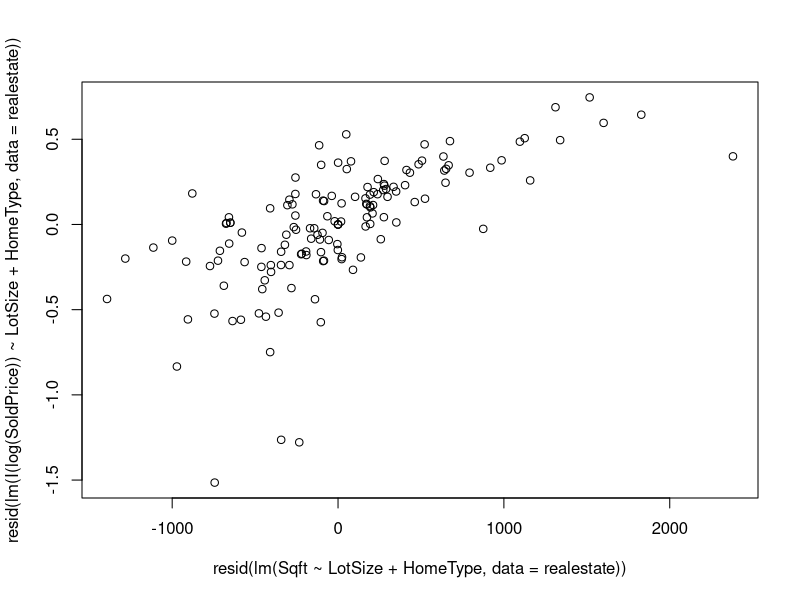
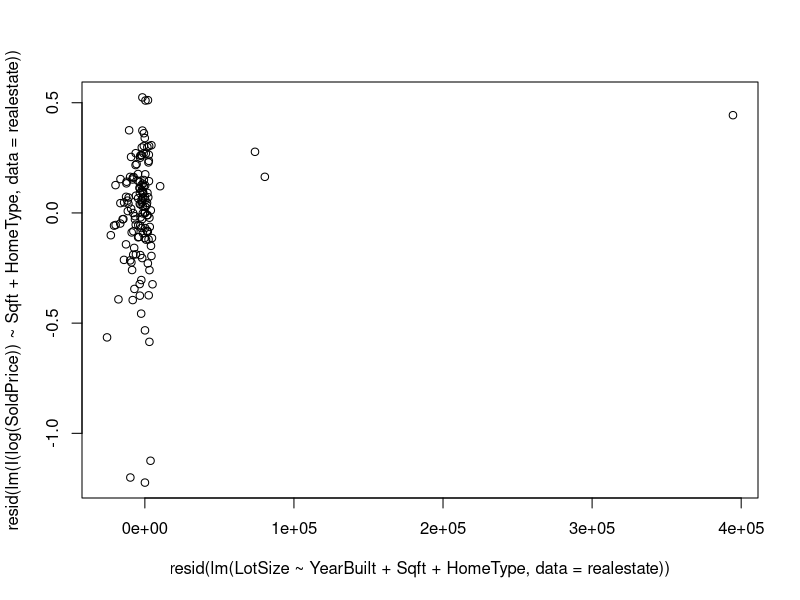
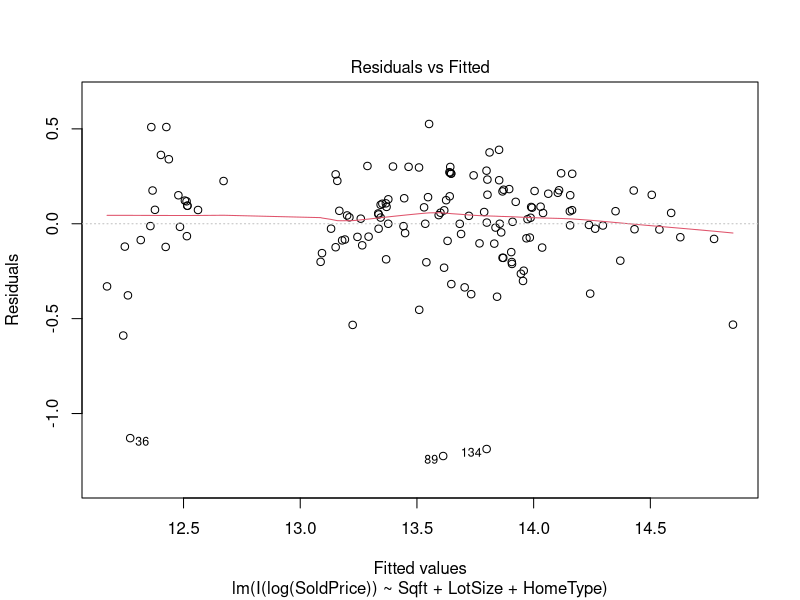
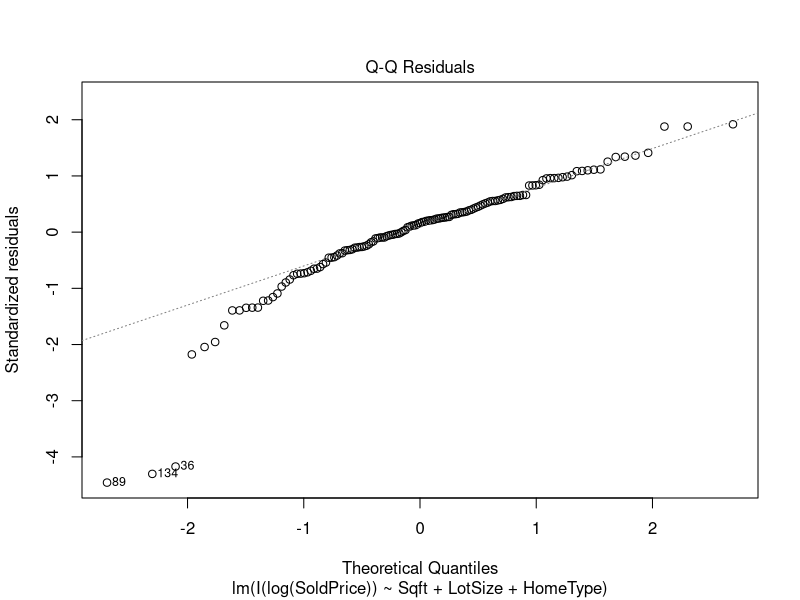
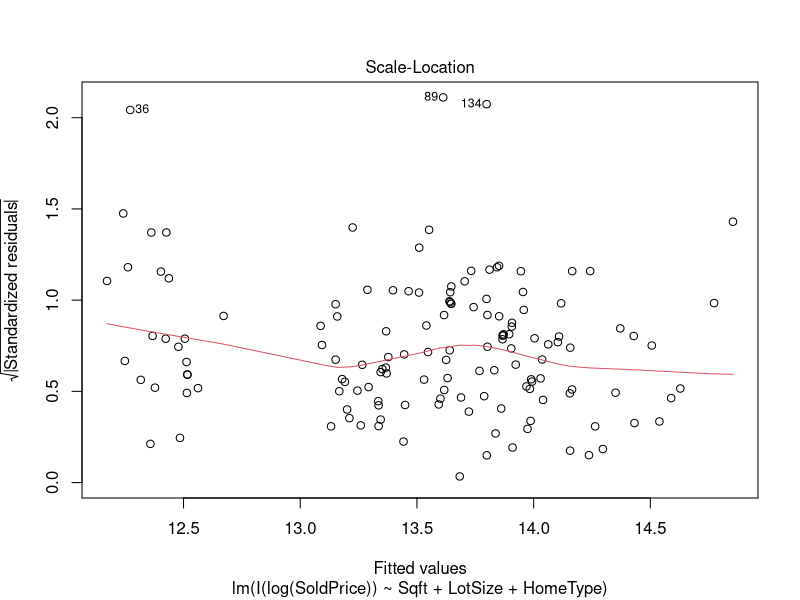
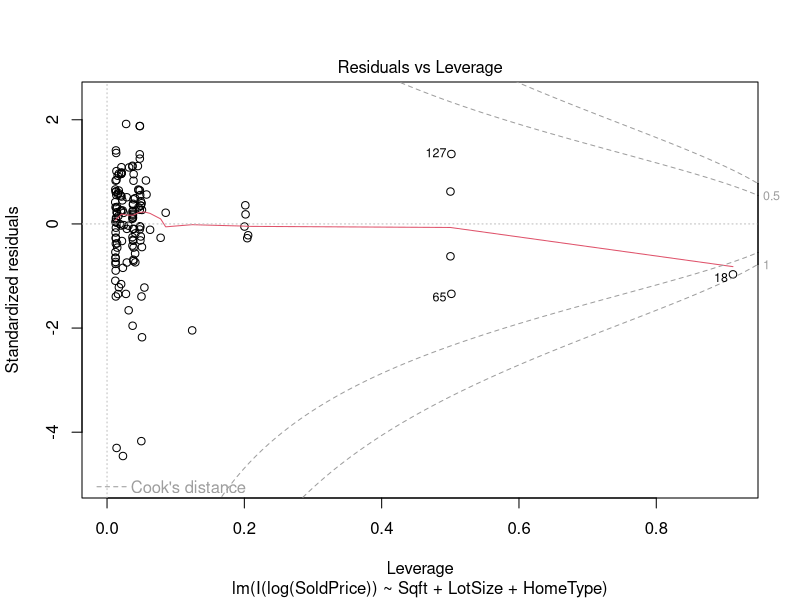
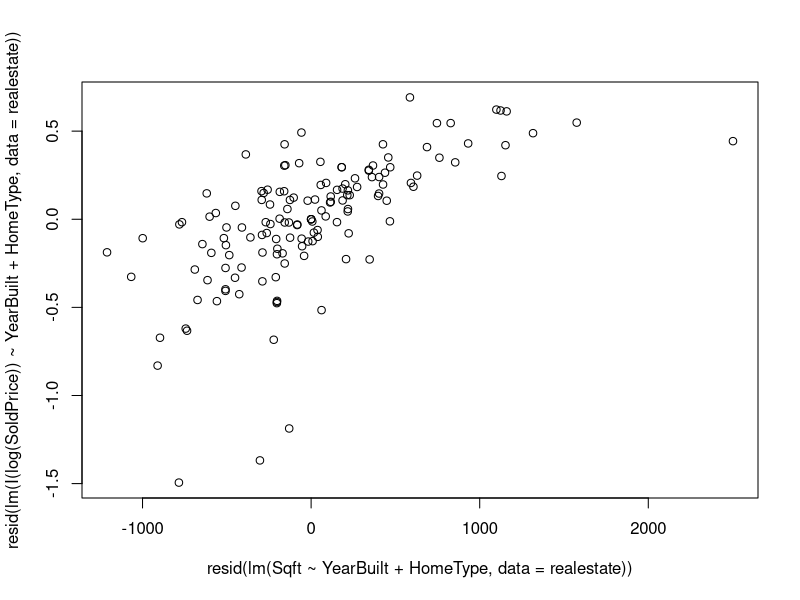
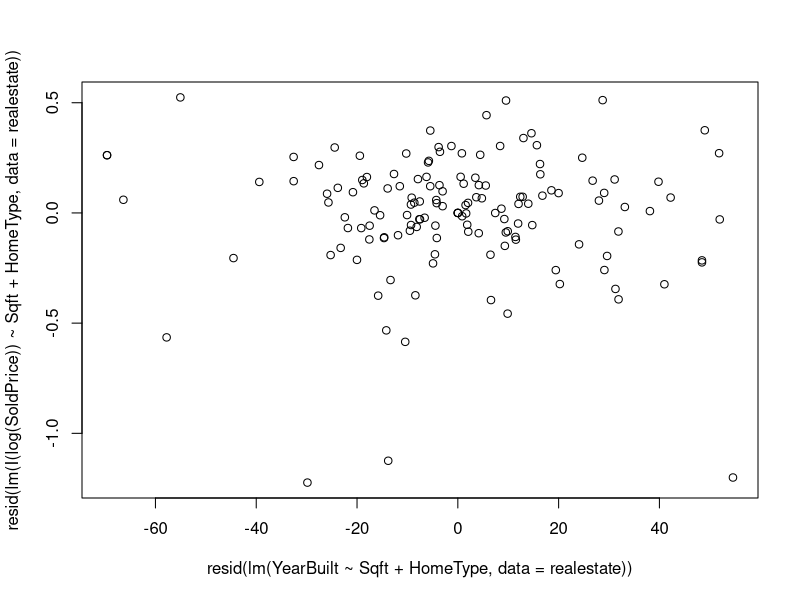

Recreate these plots in R, in order.
## ---- chunk 1
knitr::opts_chunk$set(echo = TRUE)
## ---- chunk 2
library(tidyverse)
library(readxl)
library(leaps)
library(car)
## ---- chunk 3
realestate <- read_excel("SLO_Real_Estate_Feb-Apr2022.xlsx")
## ---- chunk 4
full.model <- lm(SoldPrice~., data = realestate)
summary(full.model)
## ---- chunk 5
best.sub <- summary(regsubsets(formula(full.model), data=realestate, method = "exhaustive", nbest = 2))

## ---- chunk 6
n = nrow(realestate) #sample size
p<-c(2,2,3,3,4,4,5,5,6,6,7,7,8,8,9,9) #number of coeffs ***SEE REMARK BELOW***

#Compute and Store Quantities of interest (SSE,s,Rsq,AIC,BIC,Cp)
SSE<-best.sub$rss             #SSE 
s<-sqrt(SSE/(n-p))            #s
Rsq<-best.sub$rsq             #R-squared 
Rsq.adj<-best.sub$adjr2       #R-squared adjusted
BIC<-n*log(SSE/n) + p*log(n)  #BIC
AIC<- n*log(SSE/n) + 2*p      #AIC
Cp<-best.sub$cp               #Mallow's Cp
bs<- data.frame(best.sub$outmat, p=p, Cp, AIC, BIC, Rsq, Rsq.adj, s)
## ---- chunk 7
bs %>%
  arrange(BIC)
## ---- chunk 8
fit.one <- lm(I(log(SoldPrice))~Sqft+LotSize+HomeType, data = realestate)

summary(fit.one)
## ---- chunk 9
realestate %>%
  arrange(desc(LotSize)) %>%
  filter()
## ---- chunk 10
plot(resid(lm(I(log(SoldPrice))~LotSize + HomeType, data = realestate))~resid(lm(Sqft ~ LotSize + HomeType, data = realestate)))
## ---- chunk 11
plot(resid(lm(I(log(SoldPrice))~Sqft + HomeType, data = realestate))~resid(lm(LotSize ~ YearBuilt + Sqft + HomeType, data = realestate)))
## ---- chunk 12
plot(fit.one)
## ---- chunk 13
fit.two <- lm(I(log(SoldPrice))~Sqft+YearBuilt+HomeType, data = realestate)

summary(fit.two)
## ---- chunk 14
plot(resid(lm(I(log(SoldPrice))~YearBuilt + HomeType, data = realestate))~resid(lm(Sqft ~ YearBuilt + HomeType, data = realestate)))
## ---- chunk 15
plot(resid(lm(I(log(SoldPrice))~Sqft + HomeType, data = realestate))~resid(lm(YearBuilt ~ Sqft + HomeType, data = realestate)))
## ---- chunk 16
plot(fit.two)
## ---- chunk 17
realestate %>%
  ggplot() +
  geom_point(aes(y = SoldPrice, x = Sqft, col = HomeType))
## ---- chunk 18
realestate <- realestate %>%
  mutate(HomeTypeNew = 
           case_when(HomeType == "Condominium" ~ "Condo", 
             HomeType == "SingleFamilyResidence" ~ "SingleFam",
             HomeType == "ManufacturedHome" ~ "Manufactured",
             TRUE ~ "Other")) 

realestate %>%
  ggplot() +
  geom_point(aes(y = SoldPrice, x = Sqft, col = HomeTypeNew))
  
## ---- chunk 19
realestate %>%
  group_by(HomeTypeNew) %>%
  summarise(n = n())
  
## ---- chunk 20
fit.three <- lm(I(log(SoldPrice))~Sqft+HomeTypeNew+YearBuilt, data = realestate)

summary(fit.three)
## ---- chunk 21
plot(resid(lm(I(log(SoldPrice))~YearBuilt + HomeTypeNew, data = realestate))~resid(lm(Sqft ~ YearBuilt + HomeTypeNew, data = realestate)))
## ---- chunk 22
plot(resid(lm(I(log(SoldPrice))~Sqft + HomeTypeNew, data = realestate))~resid(lm(YearBuilt ~ Sqft + HomeTypeNew, data = realestate)))
## ---- chunk 23
plot(fit.three)
## ---- chunk 24
full.model2 <- lm(I(log(SoldPrice)) ~ Sqft + YearBuilt + HomeTypeNew + Bed + Bath + Parking + Cooling + Heating + Pool, data = realestate)
## ---- chunk 25
best.sub2 <- summary(regsubsets(formula(full.model2), data=realestate, method = "exhaustive", nbest = 2))

## ---- chunk 26
n = nrow(realestate) #sample size
p<-c(2,2,3,3,4,4,5,5,6,6,7,7,8,8,9,9) #number of coeffs ***SEE REMARK BELOW***

#Compute and Store Quantities of interest (SSE,s,Rsq,AIC,BIC,Cp)
SSE<-best.sub2$rss             #SSE 
s<-sqrt(SSE/(n-p))            #s
Rsq<-best.sub2$rsq             #R-squared 
Rsq.adj<-best.sub2$adjr2       #R-squared adjusted
BIC<-n*log(SSE/n) + p*log(n)  #BIC
AIC<- n*log(SSE/n) + 2*p      #AIC
Cp<-best.sub2$cp               #Mallow's Cp
bs2<- data.frame(best.sub2$outmat, p=p, Cp, AIC, BIC, Rsq, Rsq.adj, s)
## ---- chunk 27
bs2 %>%
  arrange(BIC)
## ---- chunk 28
fit.four <- lm(log(SoldPrice) ~ Sqft + HomeTypeNew + I(Bath - mean(realestate$Bath)), data = realestate)
## ---- chunk 29
plot(fit.four)
## ---- chunk 30

plot(resid(lm(I(log(SoldPrice))~Sqft + HomeTypeNew, data = realestate))~resid(lm(Bath ~ Sqft + HomeTypeNew, data = realestate)))

## ---- chunk 31
plot(resid(lm(I(log(SoldPrice))~YearBuilt + HomeTypeNew, data = realestate))~resid(lm(Sqft ~ YearBuilt + HomeTypeNew, data = realestate)))
## ---- chunk 32
realestate %>%
  ggplot() +
  geom_point(aes(x = Sqft, y = Bath))
## ---- chunk 33
vif(fit.four)
## ---- chunk 34
vif(fit.three)
